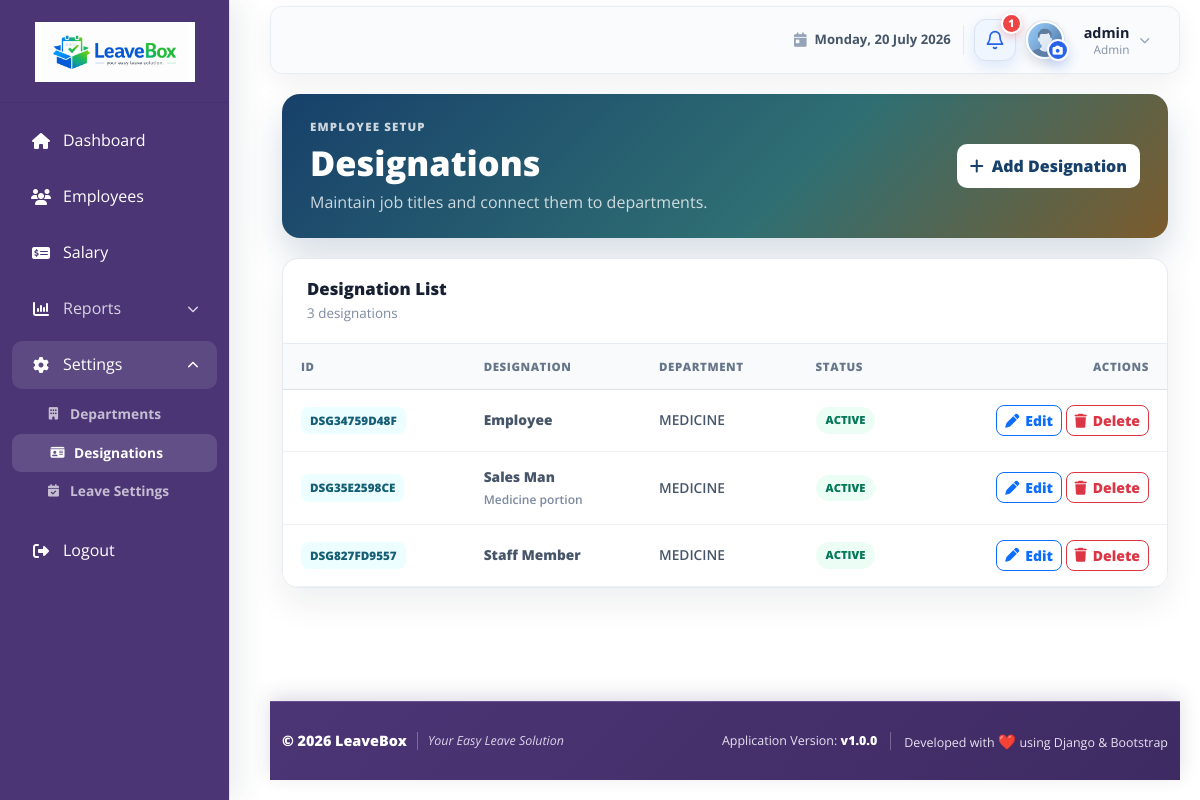
The app's page /employee/setup/designations/ (signed in) with its own data.
### accounts/models.py (models this page shows, shortened)
class User(AbstractUser):
    ROLE_CHOICES = (
        ('ADMIN', 'Admin/HR'),
        ('EMPLOYEE', 'Employee'),
    )
    role = models.CharField(max_length=10, choices=ROLE_CHOICES, default='EMPLOYEE')
    phone = models.CharField(max_length=15, blank=True, null=True)

### employees/models.py (models this page shows, shortened)
class EmpDesignation(models.Model):
    class Status(models.TextChoices):
        ACTIVE = 'ACTIVE', 'Active'
        INACTIVE = 'INACTIVE', 'Inactive'
    designation_id = models.CharField(
        max_length=12,
        unique=True,
        editable=False,
        default=generate_designation_id,
    )
    designation_name = models.CharField(max_length=100, unique=True)
    description = models.TextField(blank=True)
    department = models.ForeignKey(
        'departments.Department',
        on_delete=models.SET_NULL,
        null=True,
        blank=True,
        related_name='designations',
    )
    status = models.CharField(
        max_length=8,
        choices=Status.choices,
        default=Status.ACTIVE,
    )
    created_at = models.DateTimeField(auto_now_add=True)
    updated_at = models.DateTimeField(auto_now=True)
    created_by = models.ForeignKey(
        settings.AUTH_USER_MODEL,
        on_delete=models.SET_NULL,
        null=True,
        blank=True,
        related_name='created_employee_designations',
    )
    class Meta:
        verbose_name = 'Employee Designation'
        verbose_name_plural = 'Employee Designations'
        ordering = ['designation_name']
        constraints = [
            models.UniqueConstraint(
                Lower('designation_name'),
                name='unique_emp_designation_name_ci',
            ),
        ]

### departments/models.py (models this page shows, shortened)
class Department(models.Model):
    name = models.CharField(max_length=100, unique=True)
    code = models.CharField(max_length=20, unique=True)
    description = models.TextField(blank=True, null=True)
    manager = models.ForeignKey(
        'employees.Employee',
        on_delete=models.SET_NULL,
        null=True,
        blank=True,
        related_name='managed_departments'
    )
    created_at = models.DateTimeField(auto_now_add=True)
    updated_at = models.DateTimeField(auto_now=True)
    class Meta:
        ordering = ['name']
        verbose_name = "Department"
        verbose_name_plural = "Departments"
        constraints = [
            models.UniqueConstraint(
                Lower('name'),
                name='unique_department_name_ci',
            ),
        ]
    def __str__(self):
        return self.name

### employees/views.py (the view)
# urls.py: path('setup/designations/', views.DesignationListView.as_view(), name='designation_list'),
class DesignationListView(LoginRequiredMixin, AdminAccessMixin, ListView):
    model = EmpDesignation
    template_name = 'setup/designation_list.html'
    context_object_name = 'designations'
    def get_queryset(self):
        return EmpDesignation.objects.select_related('department', 'created_by').order_by('designation_name')

### templates/setup/designation_list.html
{% extends 'base/base.html' %}
{% load static %}
{% block extra_css %}
    <link rel="stylesheet" href="{% static 'css/setup.css' %}">
{% endblock %}
{% block content %}
<div class="setup-page">
    <header class="setup-header">
        <div>
            <span class="setup-eyebrow">Employee setup</span>
            <h1>Designations</h1>
            <p>Maintain job titles and connect them to departments.</p>
        </div>
        <a href="{% url 'designation_add' %}" class="btn btn-primary setup-add-button">
            <i class="fas fa-plus" aria-hidden="true"></i>
            Add Designation
        </a>
    </header>
    <section class="setup-card">
        <div class="setup-card-header">
            <div>
                <h2>Designation List</h2>
                <p>{{ designations|length }} designation{{ designations|length|pluralize }}</p>
            </div>
        </div>
        <div class="table-responsive">
            <table class="table setup-table align-middle mb-0">
                <thead>
                    <tr>
                        <th>ID</th>
                        <th>Designation</th>
                        <th>Department</th>
                        <th>Status</th>
                        <th class="text-end">Actions</th>
                    </tr>
                </thead>
                <tbody>
                    {% for designation in designations %}
                        <tr>
                            <td><span class="setup-code">{{ designation.designation_id }}</span></td>
                            <td>
                                <strong>{{ designation.designation_name }}</strong>
                                {% if designation.description %}<small>{{ designation.description|truncatechars:80 }}</small>{% endif %}
                            </td>
                            <td>{{ designation.department|default:"-" }}</td>
                            <td>
                                <span class="setup-status {% if designation.status == 'ACTIVE' %}setup-status--active{% else %}setup-status--inactive{% endif %}">
                                    {{ designation.get_status_display }}
                                </span>
                            </td>
                            <td class="text-end setup-actions">
                                <a href="{% url 'designation_edit' designation.pk %}" class="btn btn-sm btn-outline-primary">
                                    <i class="fas fa-pen" aria-hidden="true"></i> Edit
                                </a>
                                <a href="{% url 'designation_delete' designation.pk %}" class="btn btn-sm btn-outline-danger">
                                    <i class="fas fa-trash" aria-hidden="true"></i> Delete
                                </a>
                            </td>
                        </tr>
                    {% empty %}
                        <tr>
                            <td colspan="5" class="setup-empty">No designations configured yet.</td>
                        </tr>
                    {% endfor %}
                </tbody>
            </table>
        </div>
    </section>
</div>
{% endblock %}

### templates/base/base.html (shortened to what this page needs)
{% load static navigation_tags %}
<!DOCTYPE html>
<html lang="en">
<head>
    <link rel="stylesheet" href="{% static 'css/bootstrap-5.3.2.min.css' %}">
    <link rel="stylesheet" href="https://cdnjs.cloudflare.com/ajax/libs/font-awesome/6.4.0/css/all.min.css">
    <link rel="stylesheet" href="{% static 'css/dashboard.css' %}">
    <link rel="stylesheet" href="{% static 'css/apply_leave.css' %}">
    <link rel="stylesheet" href="{% static 'css/footer.css' %}">
    {% block extra_css %}{% endblock %}
</head>
<body>
    <div class="sidebar">
        <div class="sidebar-logo">
            <a href="{% url 'dashboard' %}" aria-label="LeaveBox dashboard">
                <img src="{% static 'images/leavebox-logo.png' %}" alt="LeaveBox Logo" class="site-logo">
            </a>
        </div>
        {% url_name_active request 'dashboard' 'adm_dashboard' 'emp_dashboard' as dashboard_active %}
        {% url_name_active request 'employee_list' 'employee_detail' 'employee_admin_edit' 'employee_admin_update' as employees_active %}
        {% url_name_active request 'salary_list' 'salary_add' 'salary_edit' as salary_active %}
        {% url_name_active request 'department_list' 'department_add' 'department_edit' 'department_delete' as departments_active %}
        {% url_name_active request 'designation_list' 'designation_add' 'designation_edit' 'designation_delete' as designations_active %}
        {% url_name_active request 'leave_type_list' 'leave_type_add' 'leave_type_edit' 'leave_type_delete' as leave_settings_active %}
        {% url_name_active request 'leave_apply' as leave_apply_active %}
        {% url_name_active request 'attendance_history' as attendance_active %}
        {% url_name_active request 'leave_report' 'attendance_report' as reports_active %}
        <ul>
            <li{% if dashboard_active %} class="active"{% endif %}>
                <a href="{% url 'dashboard' %}">
                    <i class="fas fa-home"></i>
                    Dashboard
                </a>
            </li>
             {% if user.is_superuser or user.is_staff or user.role == 'ADMIN' %}
            <li{% if employees_active %} class="active"{% endif %}>
                <a href="{% url 'employee_list' %}">
                    <i class="fas fa-users" role="img" aria-label="Employees"></i>
                    Employees
                </a>
            </li>
            <li{% if salary_active %} class="active"{% endif %}>
                <a href="{% url 'salary_list' %}">
                    <i class="fas fa-money-check-dollar" role="img" aria-label="Salary"></i>
                    Salary
                </a>
            </li>
            <li class="sidebar-menu-group{% if reports_active %} active is-open{% endif %}">
                <button type="button" class="sidebar-menu-toggle" aria-expanded="{% if reports_active %}true{% else %}false{% endif %}" aria-controls="reportsSubmenu">
                    <span><i class="fas fa-chart-column" aria-hidden="true"></i> Reports</span>
                    <i class="fas fa-chevron-down sidebar-menu-chevron" aria-hidden="true"></i>
                </button>
            </li>
            <li class="sidebar-menu-group{% if departments_active or designations_active or leave_settings_active %} active is-open{% endif %}">
                <button
                    type="button"
                    class="sidebar-menu-toggle"
                    aria-expanded="{% if departments_active or designations_active or leave_settings_active %}true{% else %}false{% endif %}"
                    aria-controls="settingsSubmenu"
                >
                    <span>
                        <i class="fa-solid fa-gear" aria-hidden="true"></i>
                        Settings
                    </span>
                    <i class="fas fa-chevron-down sidebar-menu-chevron" aria-hidden="true"></i>
                </button>
                <ul class="sidebar-submenu" id="settingsSubmenu">
                    <li>
                        <a href="{% url 'department_list' %}"{% if departments_active %} class="active"{% endif %}>
                            <i class="fas fa-building"></i>
                            Departments
                        </a>
                    </li>
                    <li>
                        <a href="{% url 'designation_list' %}"{% if designations_active %} class="active"{% endif %}>
                            <i class="fas fa-id-card"></i>
                            Designations
                        </a>
                    </li>
                    <li>
                        <a href="{% url 'leave_type_list' %}"{% if leave_settings_active %} class="active"{% endif %}>
                            <i class="fas fa-calendar-check"></i>
                            Leave Settings
                        </a>
                    </li>
                </ul>
            </li>
            {% endif %}
            <li>
                <a href="{% url 'accounts:logout' %}">
                    <i class="fas fa-sign-out-alt"></i>
                    Logout
                </a>
            </li>
        </ul>
    </div>
    <main class="content-wrapper dashboard-content-wrapper">
        <nav class="navbar navbar-expand-lg navbar-light dashboard-navbar mb-2">
            <div class="container-fluid">
                <div class="dashboard-profile-slot">
                    <div class="dashboard-navbar-date" aria-label="Current date">
                        <i class="fas fa-calendar-day" aria-hidden="true"></i>
                        <span class="dashboard-navbar-date-full">{% now "l, d F Y" %}</span>
                    </div>
                    <div class="dashboard-notification-dropdown">
                        <button class="dashboard-notification-button" type="button" id="notificationDropdown" aria-label="Notifications{% if pending_leave_count %}: {{ pending_leave_count }} pending leave request{{ pending_leave_count|pluralize }}{% endif %}" aria-haspopup="true" aria-expanded="false">
                            <svg class="dashboard-notification-icon" viewBox="0 0 24 24" aria-hidden="true">
                                <path d="M18 8a6 6 0 0 0-12 0c0 7-3 7-3 9h18c0-2-3-2-3-9"></path>
                                <path d="M13.73 21a2 2 0 0 1-3.46 0"></path>
                            </svg>
                            {% if pending_leave_count %}
                                <span class="dashboard-notification-badge" aria-hidden="true">{{ pending_leave_count }}</span>
                            {% endif %}
                        </button>
                    </div>
                    <div class="dropdown dashboard-profile-dropdown">
                        <div class="dashboard-avatar-control">
                            <a class="dashboard-avatar-link" href="{% url 'employee_profile_edit' %}" aria-label="Manage profile picture">
                                <span class="dashboard-avatar-wrap">
                                    <img src="{{ current_profile_picture_url|default:default_avatar_url }}" alt="{{ user.get_full_name|default:user.username }} profile picture" class="dashboard-avatar js-profile-avatar" onerror="this.onerror=null;this.src='{{ default_avatar_url }}';">
                                </span>
                            </a>
                            <button class="dashboard-avatar-camera" type="button" data-bs-toggle="modal" data-bs-target="#dashboardAvatarModal" aria-label="Change profile picture">
                                <i class="fas fa-camera" aria-hidden="true"></i>
                            </button>
                        </div>
                        <button class="dashboard-profile-trigger" type="button" id="userDropdown" aria-haspopup="true" aria-controls="userDropdownMenu" aria-expanded="false">
                            <span class="dashboard-profile-copy">
                                <strong>{{ user.get_full_name|default:user.username }}</strong>
                                <small>
                                    {% if user.employee_profile.designation %}
                                        {{ user.employee_profile.designation }}
                                    {% elif user.is_superuser or user.is_staff or user.role == 'ADMIN' %}
                                        Admin
                                    {% else %}
                                        {{ user.get_role_display|default:"Employee" }}
                                    {% endif %}
                                </small>
                            </span>
                            <i class="fas fa-chevron-down dashboard-profile-chevron" aria-hidden="true"></i>
                        </button>
                    </div>
                </div>
            </div>
        </nav>
        <div class="container-fluid">
            {% block content %}{% endblock %}
        </div>
        {% include 'base/footer.html' %}
    </main>
</body>
</html>

### records on screen
User: get_full_name "admin"
EmpDesignation: designation_id "DSG34759D48F", designation_name "Employee", department "MEDICINE", status "ACTIVE"
EmpDesignation: designation_id "DSG35E2598CE", designation_name "Sales Man", description "Medicine portion", department "MEDICINE", status "ACTIVE"
EmpDesignation: designation_id "DSG827FD9557", designation_name "Staff Member", department "MEDICINE", status "ACTIVE"

### other values on screen
{{ pending_leave_count }} "1"
{{ designations|length }} "3"
